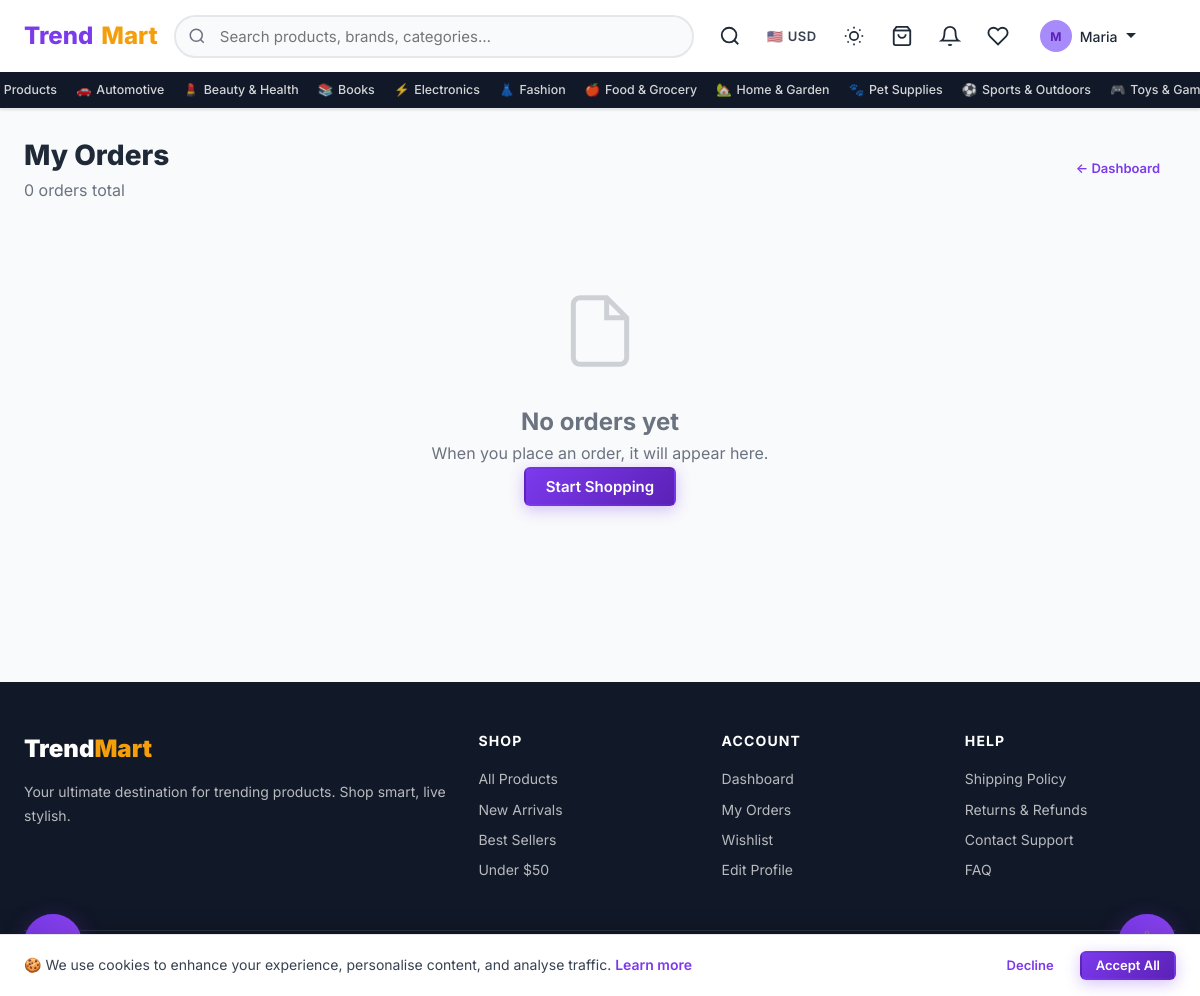
Screenshot of /orders/ (signed in) with the database file from the repository.
### shop/models.py (models this page shows, shortened)
class Category(models.Model):
    name = models.CharField(max_length=200)
    slug = models.SlugField(unique=True, blank=True)
    parent = models.ForeignKey(
        'self', null=True, blank=True, on_delete=models.CASCADE, related_name='children'
    )
    description = models.TextField(blank=True)
    icon = models.CharField(max_length=100, blank=True, help_text="Emoji or CSS icon class")
    image = models.ImageField(upload_to='categories/', blank=True, null=True)
    is_active = models.BooleanField(default=True)
    order = models.PositiveIntegerField(default=0)
    class Meta:
        verbose_name_plural = "Categories"
        ordering = ['order', 'name']

### shop/views.py (the view)
# urls.py: path('orders/', views.order_list, name='order_list'),
@login_required
def order_list(request):
    orders = Order.objects.filter(user=request.user).prefetch_related('items')
    return render(request, 'shop/orders/order_list.html', {'orders': orders})

### shop/context_processors.py (called while the page is built)
def cart_context(request):
    cart_count = 0
    try:
        if request.user.is_authenticated:
            cart = Cart.objects.filter(user=request.user).first()
        else:
            session_key = request.session.session_key
            cart = Cart.objects.filter(session_key=session_key, user=None).first() if session_key else None
        if cart:
            cart_count = cart.get_item_count()
    except Exception:
        pass
    return {'cart_count': cart_count}

def site_context(request):
    root_categories = Category.objects.filter(parent=None, is_active=True).prefetch_related('children')
    return {
        'site_name': 'TrendMart',
        'site_tagline': 'Shop the Trend, Live the Style',
        'root_categories': root_categories,
    }

### templates/shop/orders/order_list.html (shortened to what this page needs)
{% extends "shop/base.html" %}
{% block content %}
<div class="container" style="padding-top:1.5rem;padding-bottom:3rem">
  <div style="display:flex;align-items:center;justify-content:space-between;margin-bottom:1.5rem;flex-wrap:wrap;gap:1rem">
    <div>
      <h1 style="font-size:1.75rem;font-weight:800;color:var(--dark)">My Orders</h1>
      <p style="color:var(--text-light)">{{ orders|length }} order{{ orders|length|pluralize }} total</p>
    </div>
    <a href="{% url 'shop:dashboard' %}" class="btn btn-ghost btn-sm">← Dashboard</a>
  </div>
  {% if orders %}
  <div class="card" style="padding:0;overflow:hidden">
    <table class="admin-table" role="table" aria-label="Order history">
      <thead>
        <tr>
          <th scope="col">Order #</th>
          <th scope="col">Date</th>
          <th scope="col">Items</th>
          <th scope="col">Total</th>
          <th scope="col">Status</th>
          <th scope="col"><span class="sr-only">Actions</span></th>
        </tr>
      </thead>
      <tbody>
        {% for order in orders %}
        <tr>
          <td><strong>{{ order.order_number }}</strong></td>
          <td>{{ order.created_at|date:"N j, Y" }}</td>
          <td>{{ order.items.count }} item{{ order.items.count|pluralize }}</td>
          <td><strong style="color:var(--primary)">${{ order.total_amount }}</strong></td>
          <td><span class="status-badge status-{{ order.status }}">{{ order.get_status_display }}</span></td>
          <td>
            <a href="{% url 'shop:order_detail' order.order_number %}" class="btn btn-ghost btn-sm">View Details</a>
          </td>
        </tr>
        {% endfor %}
      </tbody>
    </table>
  </div>
  {% else %}
  <div class="empty-state" role="status">
    <svg viewBox="0 0 24 24" fill="none" stroke="currentColor" stroke-width="1.5" aria-hidden="true"><path d="M14 2H6a2 2 0 00-2 2v16a2 2 0 002 2h12a2 2 0 002-2V8z"/><polyline points="14 2 14 8 20 8"/></svg>
    <h2>No orders yet</h2>
    <p>When you place an order, it will appear here.</p>
    <a href="{% url 'shop:product_list' %}" class="btn btn-primary">Start Shopping</a>
  </div>
  {% endif %}
</div>
{% endblock %}

### templates/shop/base.html (shortened to what this page needs)
{% load static %}
<!DOCTYPE html>
<html lang="en">
<head>
  <link rel="stylesheet" href="{% static 'css/main.css' %}?v=21">
</head>
<body>
<header>
  <nav class="navbar" role="navigation" aria-label="Main navigation">
    <div class="navbar-inner">
      <a href="{% url 'shop:home' %}" class="navbar-brand" aria-label="TrendMart Home">
        Trend<span>Mart</span>
      </a>
      <div class="navbar-search" id="navbar-search" role="search">
        <form action="{% url 'shop:search' %}" method="get">
          <input type="search" name="q" id="search-input" value="{{ request.GET.q }}"
                 placeholder="Search products, brands, categories…"
                 autocomplete="off" aria-label="Search products">
        </form>
      </div>
      <div class="navbar-actions">
        <button id="mobile-search-btn" class="nav-icon-btn" aria-label="Search" aria-expanded="false">
          <svg viewBox="0 0 24 24" fill="none" stroke="currentColor" stroke-width="2"><circle cx="11" cy="11" r="8"/><path d="m21 21-4.35-4.35"/></svg>
        </button>
        <div class="currency-selector" title="Select currency">
          <button class="currency-btn" id="currency-btn" aria-label="Currency selector" aria-haspopup="listbox">
            <span id="currency-flag">🇺🇸</span>
            <span id="currency-code">USD</span>
          </button>
        </div>
        <button id="dark-mode-toggle" class="dark-mode-btn" aria-label="Toggle dark mode" aria-pressed="false" title="Toggle dark mode">
        </button>
        <a href="{% url 'shop:cart' %}" class="nav-icon-btn" id="nav-cart-btn" aria-label="Cart ({{ cart_count }} items)">
          <svg viewBox="0 0 24 24" fill="none" stroke="currentColor" stroke-width="2" aria-hidden="true"><path d="M6 2L3 6v14a2 2 0 002 2h14a2 2 0 002-2V6l-3-4z"/><line x1="3" y1="6" x2="21" y2="6"/><path d="M16 10a4 4 0 01-8 0"/></svg>
        </a>
        {% if user.is_authenticated %}
          <div class="nav-bell-wrap">
            <a href="{% url 'shop:notification_list' %}" class="nav-icon-btn" id="notif-bell-btn" aria-label="Notifications">
              <svg viewBox="0 0 24 24" fill="none" stroke="currentColor" stroke-width="2" aria-hidden="true"><path d="M18 8A6 6 0 006 8c0 7-3 9-3 9h18s-3-2-3-9"/><path d="M13.73 21a2 2 0 01-3.46 0"/></svg>
            </a>
          </div>
          <a href="{% url 'shop:wishlist' %}" class="nav-icon-btn" aria-label="Wishlist">
            <svg viewBox="0 0 24 24" fill="none" stroke="currentColor" stroke-width="2" aria-hidden="true"><path d="M20.84 4.61a5.5 5.5 0 00-7.78 0L12 5.67l-1.06-1.06a5.5 5.5 0 00-7.78 7.78L12 21.23l8.84-8.84a5.5 5.5 0 000-7.78z"/></svg>
          </a>
          <div class="user-menu">
            <button class="user-menu-toggle" data-dropdown="user-menu-dropdown"
                    aria-haspopup="true" aria-expanded="false" aria-controls="user-menu-dropdown">
              <div class="user-avatar-sm" aria-hidden="true">{{ user.first_name|first|upper|default:user.username|first|upper }}</div>
              <span>{{ user.first_name|default:user.username }}</span>
              <svg width="12" height="12" viewBox="0 0 12 12" aria-hidden="true"><path fill="currentColor" d="M6 8L1 3h10z"/></svg>
            </button>
          </div>
        {% else %}
          <a href="{% url 'shop:login' %}" class="btn btn-ghost btn-sm">Login</a>
          <a href="{% url 'shop:register' %}" class="btn btn-primary btn-sm">Sign Up</a>
        {% endif %}
      </div>
    </div>
    <div class="nav-categories" role="navigation" aria-label="Category navigation">
      <div class="nav-categories-inner">
        <a href="{% url 'shop:product_list' %}" class="nav-cat-link">All Products</a>
        {% for cat in root_categories %}
          <a href="{% url 'shop:category' cat.slug %}" class="nav-cat-link">
            {% if cat.icon %}<span aria-hidden="true">{{ cat.icon }}</span>{% endif %}
            {{ cat.name }}
          </a>
        {% endfor %}
      </div>
    </div>
  </nav>
</header>
<main id="main-content" tabindex="-1">
  {% block content %}{% endblock %}
</main>
<footer class="footer" role="contentinfo">
  <div class="container">
    <div class="footer-grid">
      <div>
        <div class="footer-brand">Trend<span>Mart</span></div>
        <p class="footer-desc">Your ultimate destination for trending products. Shop smart, live stylish.</p>
      </div>
      <div>
        <div class="footer-col-title">Shop</div>
        <a href="{% url 'shop:product_list' %}" class="footer-link">All Products</a>
        <a href="{% url 'shop:product_list' %}?sort=newest" class="footer-link">New Arrivals</a>
        <a href="{% url 'shop:product_list' %}?sort=popular" class="footer-link">Best Sellers</a>
        <a href="{% url 'shop:product_list' %}?min_price=0&max_price=50" class="footer-link">Under $50</a>
      </div>
      <div>
        <div class="footer-col-title">Account</div>
        {% if user.is_authenticated %}
          <a href="{% url 'shop:dashboard' %}" class="footer-link">Dashboard</a>
          <a href="{% url 'shop:order_list' %}" class="footer-link">My Orders</a>
          <a href="{% url 'shop:wishlist' %}" class="footer-link">Wishlist</a>
          <a href="{% url 'shop:profile' %}" class="footer-link">Edit Profile</a>
        {% else %}
          <a href="{% url 'shop:login' %}" class="footer-link">Login</a>
          <a href="{% url 'shop:register' %}" class="footer-link">Register</a>
          <a href="{% url 'shop:register' %}?role=retailer" class="footer-link">Sell on TrendMart</a>
        {% endif %}
      </div>
      <div>
        <div class="footer-col-title">Help</div>
        <a href="{% url 'shop:shipping_policy' %}" class="footer-link">Shipping Policy</a>
        <a href="{% url 'shop:returns_refunds' %}" class="footer-link">Returns &amp; Refunds</a>
        <a href="{% url 'shop:contact_support' %}" class="footer-link">Contact Support</a>
        <a href="{% url 'shop:faq' %}" class="footer-link">FAQ</a>
      </div>
    </div>
    <div class="footer-bottom">
      <span>&copy; 2026 TrendMart. Developed by George Papasotiriou. All rights reserved.</span>
      <span>Made with ❤️ for great shopping experiences</span>
    </div>
  </div>
</footer>
<div class="ai-chat-widget" role="complementary" aria-label="AI Shopping Assistant">
  <button id="ai-chat-trigger" class="ai-chat-trigger" aria-expanded="false" aria-controls="ai-chat-panel" aria-label="Open AI shopping assistant">
  </button>
</div>
<div class="a11y-hub" id="a11y-hub" role="region" aria-label="Accessibility tools">
  <button class="a11y-main-btn" id="a11y-main-btn" aria-label="Toggle accessibility menu" aria-expanded="false" aria-controls="a11y-options">
  </button>
</div>
<div id="cookie-banner" class="cookie-banner" role="dialog" aria-label="Cookie consent" aria-live="polite">
  <p class="cookie-banner-text">
    🍪 We use cookies to enhance your experience, personalise content, and analyse traffic.
    <a href="#" style="color:var(--primary);font-weight:600">Learn more</a>
  </p>
  <div class="cookie-banner-actions">
    <button id="cookie-decline" class="btn btn-ghost btn-sm">Decline</button>
    <button id="cookie-accept" class="btn btn-primary btn-sm">Accept All</button>
  </div>
</div>
</body>
</html>

### rows the page displays
Category: icon "🚗", name "Automotive"
Category: icon "💄", name "Beauty & Health"
Category: icon "📚", name "Books"
Category: icon "⚡", name "Electronics"
Category: icon "👗", name "Fashion"
Category: icon "🍎", name "Food & Grocery"
Category: icon "🏡", name "Home & Garden"
Category: icon "🐾", name "Pet Supplies"
Category: icon "⚽", name "Sports & Outdoors"
Category: icon "🎮", name "Toys &…"

### other values shown
{{ user.first_name|first|upper|default:user.username|first|upper }} "M"
{{ user.first_name|default:user.username }} "Maria"
{{ orders|length }} "0"
